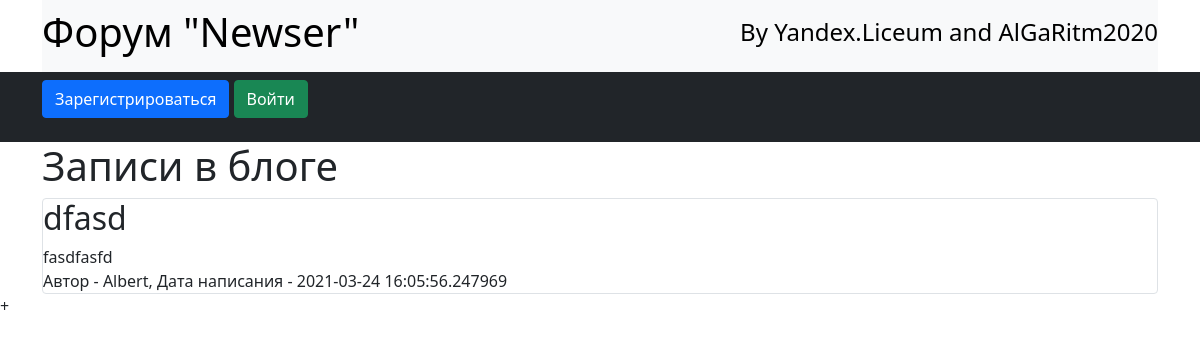
Before: / with the older database file.
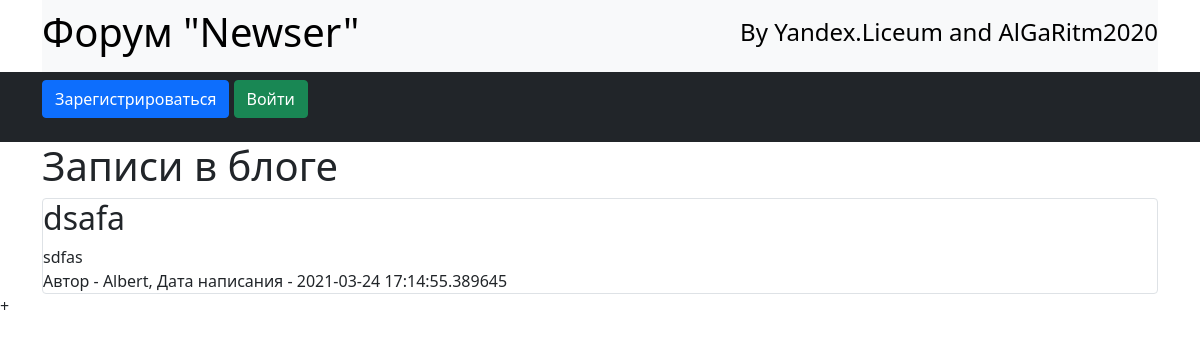
After: the same page with the newer database file.
### data/news.py (models this page shows)
class News(SqlAlchemyBase, SerializerMixin):
    __tablename__ = 'news'
    id = sqlalchemy.Column(sqlalchemy.Integer,
                           primary_key=True, autoincrement=True)
    title = sqlalchemy.Column(sqlalchemy.String, nullable=True)
    content = sqlalchemy.Column(sqlalchemy.String, nullable=True)
    created_date = sqlalchemy.Column(sqlalchemy.DateTime,
                                     default=datetime.datetime.now)
    is_private = sqlalchemy.Column(sqlalchemy.Boolean, default=True)
    user_id = sqlalchemy.Column(sqlalchemy.Integer,
                                sqlalchemy.ForeignKey("users.id"))
    user = orm.relation('User')
    categories = orm.relation("Category",
                              secondary="association",
                              backref="news")

### data/users.py (models this page shows, shortened)
class User(SqlAlchemyBase, UserMixin, SerializerMixin):
    __tablename__ = 'users'
    id = sqlalchemy.Column(sqlalchemy.Integer,
                           primary_key=True, autoincrement=True)
    name = sqlalchemy.Column(sqlalchemy.String, nullable=True)
    about = sqlalchemy.Column(sqlalchemy.String, nullable=True)
    email = sqlalchemy.Column(sqlalchemy.String,
                              index=True, unique=True, nullable=True)
    hashed_password = sqlalchemy.Column(sqlalchemy.String, nullable=True)
    created_date = sqlalchemy.Column(sqlalchemy.DateTime,
                                     default=datetime.datetime.now)
    news = orm.relation("News", back_populates='user')

### main.py (the view)
@app.route("/")
def home_page():
    db_sess = db_session.create_session()
    if current_user.is_authenticated:
        news = db_sess.query(News).filter(
            (News.user == current_user) | (News.is_private != True))
    else:
        news = db_sess.query(News).filter(News.is_private != True)
    return render_template("index.html", news=news)

### data/db_session.py (called while the page is built)
def create_session() -> Session:
    global __factory
    return __factory()

### templates/index.html (shortened to what this page needs)
{% extends "base.html" %}
{% block content %}
<h1>Записи в блоге</h1>
{% for item in news%}
<div class="col-md6 border rounded">
    <h2>{{item.title}}</h2>
    <div>
        {{item.content}}
    </div>
    <div>
        Автор - {{item.user.name}}, Дата написания - {{item.created_date}}
    </div>
</div>
{% endfor %}
{% endblock %}

Changed rows visible on the page:
removed News: title "dfasd", content "fasdfasfd", user.name "Albert", created_date "2021-03-24 16:05:56.247969"
added News: title "dsafa", content "sdfas", user.name "Albert", created_date "2021-03-24 17:14:55.389645"
